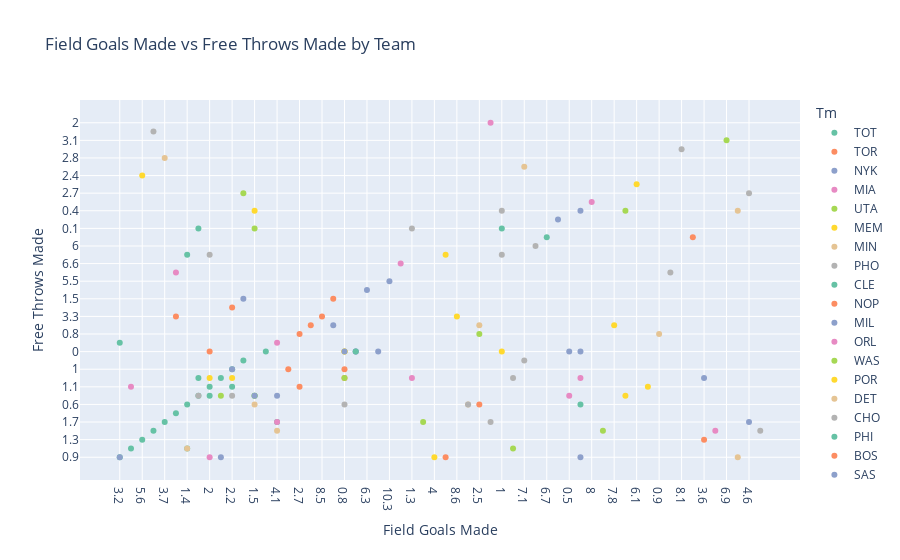

The notebook cell this image was saved under:
### Code cell
# Plot 2: Field Goals Made vs Free Throws Made (Scatter Plot)
fig2 = px.scatter(df, x='FG', y='FT', color='Tm', 
                  title="Field Goals Made vs Free Throws Made by Team", 
                  labels={'FG': 'Field Goals Made', 'FT': 'Free Throws Made'},
                  color_discrete_sequence=px.colors.qualitative.Set2)
fig2.show()

### Figure 1 — Plotly figure (JSON) as saved in the notebook; plotly's stock layout.template omitted (floating-point values rounded to 4 significant figures)
{"data": [{"hovertemplate": "Tm=TOT<br>Field Goals Made=%{x}<br>Free Throws Made=%{y}<extra></extra>", "legendgroup": "TOT", "marker": {"color": "rgb(102,194,165)", "symbol": "circle"}, "mode": "markers", "name": "TOT", "orientation": "v", "showlegend": true, "type": "scatter", "x": ["3.2", "2.3", "5.6", "4.8", "3.7", "7.5", "1.4", "1.9", "2", "2.1", "2.2", "1.9", "5.4", "1.5", "1.1", "4.1", "1.4", "3.2"], "xaxis": "x", "y": ["0.9", "0.5", "1.3", "1.9", "1.7", "3.6", "0.6", "0.3", "1.1", "0.7", "1", "0.7", "2.1", "0.3", "0", "1.7", "0.5", "2.2"], "yaxis": "y"}, {"hovertemplate": "Tm=TOR<br>Field Goals Made=%{x}<br>Free Throws Made=%{y}<extra></extra>", "legendgroup": "TOR", "marker": {"color": "rgb(252,141,98)", "symbol": "circle"}, "mode": "markers", "name": "TOR", "orientation": "v", "showlegend": true, "type": "scatter", "x": ["3.1", "2.7", "5.8", "7.5", "8.5", "2.2", "3.8", "0.8"], "xaxis": "x", "y": ["1", "0.8", "1.2", "3.3", "3.3", "1.4", "1.5", "1"], "yaxis": "y"}, {"hovertemplate": "Tm=NYK<br>Field Goals Made=%{x}<br>Free Throws Made=%{y}<extra></extra>", "legendgroup": "NYK", "marker": {"color": "rgb(141,160,203)", "symbol": "circle"}, "mode": "markers", "name": "NYK", "orientation": "v", "showlegend": true, "type": "scatter", "x": ["3.2", "5.4", "0", "6.3", "3.8", "0.3", "10.3", "2.2"], "xaxis": "x", "y": ["0.9", "1.5", "0", "4", "1.2", "0", "5.5", "1"], "yaxis": "y"}, {"hovertemplate": "Tm=MIA<br>Field Goals Made=%{x}<br>Free Throws Made=%{y}<extra></extra>", "legendgroup": "MIA", "marker": {"color": "rgb(231,138,195)", "symbol": "circle"}, "mode": "markers", "name": "MIA", "orientation": "v", "showlegend": true, "type": "scatter", "x": ["7.5", "2.3", "6.6", "1.3"], "xaxis": "x", "y": ["4.1", "1.1", "6.6", "0.7"], "yaxis": "y"}, {"hovertemplate": "Tm=UTA<br>Field Goals Made=%{x}<br>Free Throws Made=%{y}<extra></extra>", "legendgroup": "UTA", "marker": {"color": "rgb(166,216,84)", "symbol": "circle"}, "mode": "markers", "name": "UTA", "orientation": "v", "showlegend": true, "type": "scatter", "x": ["2.1", "3"], "xaxis": "x", "y": ["0.3", "1.7"], "yaxis": "y"}, {"hovertemplate": "Tm=MEM<br>Field Goals Made=%{x}<br>Free Throws Made=%{y}<extra></extra>", "legendgroup": "MEM", "marker": {"color": "rgb(255,217,47)", "symbol": "circle"}, "mode": "markers", "name": "MEM", "orientation": "v", "showlegend": true, "type": "scatter", "x": ["4", "1.2", "8.6", "2.2"], "xaxis": "x", "y": ["0.9", "0.2", "3.3", "0.7"], "yaxis": "y"}, {"hovertemplate": "Tm=MIN<br>Field Goals Made=%{x}<br>Free Throws Made=%{y}<extra></extra>", "legendgroup": "MIN", "marker": {"color": "rgb(229,196,148)", "symbol": "circle"}, "mode": "markers", "name": "MIN", "orientation": "v", "showlegend": true, "type": "scatter", "x": ["2.9", "2.5", "1.4"], "xaxis": "x", "y": ["0.6", "1.2", "0.5"], "yaxis": "y"}, {"hovertemplate": "Tm=PHO<br>Field Goals Made=%{x}<br>Free Throws Made=%{y}<extra></extra>", "legendgroup": "PHO", "marker": {"color": "rgb(179,179,179)", "symbol": "circle"}, "mode": "markers", "name": "PHO", "orientation": "v", "showlegend": true, "type": "scatter", "x": ["4.5", "1", "1.6", "7.1", "2.2", "9.4"], "xaxis": "x", "y": ["1.7", "0.2", "0.7", "2.1", "0.3", "6"], "yaxis": "y"}, {"hovertemplate": "Tm=CLE<br>Field Goals Made=%{x}<br>Free Throws Made=%{y}<extra></extra>", "legendgroup": "CLE", "marker": {"color": "rgb(102,194,165)", "symbol": "circle"}, "mode": "markers", "name": "CLE", "orientation": "v", "showlegend": true, "type": "scatter", "x": ["6.7", "1"], "xaxis": "x", "y": ["3", "0.1"], "yaxis": "y"}, {"hovertemplate": "Tm=NOP<br>Field Goals Made=%{x}<br>Free Throws Made=%{y}<extra></extra>", "legendgroup": "NOP", "marker": {"color": "rgb(252,141,98)", "symbol": "circle"}, "mode": "markers", "name": "NOP", "orientation": "v", "showlegend": true, "type": "scatter", "x": ["2.5", "2"], "xaxis": "x", "y": ["0.6", "0"], "yaxis": "y"}, {"hovertemplate": "Tm=MIL<br>Field Goals Made=%{x}<br>Free Throws Made=%{y}<extra></extra>", "legendgroup": "MIL", "marker": {"color": "rgb(141,160,203)", "symbol": "circle"}, "mode": "markers", "name": "MIL", "orientation": "v", "showlegend": true, "type": "scatter", "x": ["11.5", "0.5", "4.1", "1.7", "2.1", "0"], "xaxis": "x", "y": ["7", "0", "0.3", "0.4", "0.9", "0"], "yaxis": "y"}, {"hovertemplate": "Tm=ORL<br>Field Goals Made=%{x}<br>Free Throws Made=%{y}<extra></extra>", "legendgroup": "ORL", "marker": {"color": "rgb(231,138,195)", "symbol": "circle"}, "mode": "markers", "name": "ORL", "orientation": "v", "showlegend": true, "type": "scatter", "x": ["4.1", "8", "2", "1.7", "4.1"], "xaxis": "x", "y": ["2.2", "5.1", "0.9", "0.7", "1.7"], "yaxis": "y"}, {"hovertemplate": "Tm=WAS<br>Field Goals Made=%{x}<br>Free Throws Made=%{y}<extra></extra>", "legendgroup": "WAS", "marker": {"color": "rgb(166,216,84)", "symbol": "circle"}, "mode": "markers", "name": "WAS", "orientation": "v", "showlegend": true, "type": "scatter", "x": ["5.4", "5.5", "1.6", "1.5", "2.5"], "xaxis": "x", "y": ["2.7", "1.9", "0.5", "0.3", "0.8"], "yaxis": "y"}, {"hovertemplate": "Tm=POR<br>Field Goals Made=%{x}<br>Free Throws Made=%{y}<extra></extra>", "legendgroup": "POR", "marker": {"color": "rgb(255,217,47)", "symbol": "circle"}, "mode": "markers", "name": "POR", "orientation": "v", "showlegend": true, "type": "scatter", "x": ["7.8", "0.6", "6.1", "0.8", "5.6", "1.5", "2.8"], "xaxis": "x", "y": ["1.2", "0.3", "2.6", "0", "2.4", "0.4", "1.1"], "yaxis": "y"}, {"hovertemplate": "Tm=DET<br>Field Goals Made=%{x}<br>Free Throws Made=%{y}<extra></extra>", "legendgroup": "DET", "marker": {"color": "rgb(229,196,148)", "symbol": "circle"}, "mode": "markers", "name": "DET", "orientation": "v", "showlegend": true, "type": "scatter", "x": ["4.1", "0.9", "7.1", "1.5", "3.7"], "xaxis": "x", "y": ["1.9", "0.8", "2.9", "0.6", "2.8"], "yaxis": "y"}, {"hovertemplate": "Tm=CHO<br>Field Goals Made=%{x}<br>Free Throws Made=%{y}<extra></extra>", "legendgroup": "CHO", "marker": {"color": "rgb(179,179,179)", "symbol": "circle"}, "mode": "markers", "name": "CHO", "orientation": "v", "showlegend": true, "type": "scatter", "x": ["0.8", "8.3", "2.9", "1", "1.9", "1.3", "8.1"], "xaxis": "x", "y": ["0.6", "4.1", "0.6", "0.4", "0.3", "0.1", "2.5"], "yaxis": "y"}, {"hovertemplate": "Tm=PHI<br>Field Goals Made=%{x}<br>Free Throws Made=%{y}<extra></extra>", "legendgroup": "PHI", "marker": {"color": "rgb(102,194,165)", "symbol": "circle"}, "mode": "markers", "name": "PHI", "orientation": "v", "showlegend": true, "type": "scatter", "x": ["1.7", "2", "0", "2.2"], "xaxis": "x", "y": ["0.6", "0.3", "0", "1.1"], "yaxis": "y"}, {"hovertemplate": "Tm=BOS<br>Field Goals Made=%{x}<br>Free Throws Made=%{y}<extra></extra>", "legendgroup": "BOS", "marker": {"color": "rgb(252,141,98)", "symbol": "circle"}, "mode": "markers", "name": "BOS", "orientation": "v", "showlegend": true, "type": "scatter", "x": ["0.8", "1.2", "9"], "xaxis": "x", "y": ["0.7", "0.9", "3"], "yaxis": "y"}, {"hovertemplate": "Tm=SAS<br>Field Goals Made=%{x}<br>Free Throws Made=%{y}<extra></extra>", "legendgroup": "SAS", "marker": {"color": "rgb(141,160,203)", "symbol": "circle"}, "mode": "markers", "name": "SAS", "orientation": "v", "showlegend": true, "type": "scatter", "x": ["1.7", "1.5", "1.7", "3.6"], "xaxis": "x", "y": ["0.9", "0.3", "0", "0.7"], "yaxis": "y"}, {"hovertemplate": "Tm=SAC<br>Field Goals Made=%{x}<br>Free Throws Made=%{y}<extra></extra>", "legendgroup": "SAC", "marker": {"color": "rgb(231,138,195)", "symbol": "circle"}, "mode": "markers", "name": "SAC", "orientation": "v", "showlegend": true, "type": "scatter", "x": ["4.2"], "xaxis": "x", "y": ["1.9"], "yaxis": "y"}, {"hovertemplate": "Tm=BRK<br>Field Goals Made=%{x}<br>Free Throws Made=%{y}<extra></extra>", "legendgroup": "BRK", "marker": {"color": "rgb(166,216,84)", "symbol": "circle"}, "mode": "markers", "name": "BRK", "orientation": "v", "showlegend": true, "type": "scatter", "x": ["0.6", "6.9", "1.5"], "xaxis": "x", "y": ["0.4", "3.1", "0.1"], "yaxis": "y"}, {"hovertemplate": "Tm=LAC<br>Field Goals Made=%{x}<br>Free Throws Made=%{y}<extra></extra>", "legendgroup": "LAC", "marker": {"color": "rgb(255,217,47)", "symbol": "circle"}, "mode": "markers", "name": "LAC", "orientation": "v", "showlegend": true, "type": "scatter", "x": ["1", "2", "0.8"], "xaxis": "x", "y": ["0", "0.7", "0"], "yaxis": "y"}, {"hovertemplate": "Tm=OKC<br>Field Goals Made=%{x}<br>Free Throws Made=%{y}<extra></extra>", "legendgroup": "OKC", "marker": {"color": "rgb(229,196,148)", "symbol": "circle"}, "mode": "markers", "name": "OKC", "orientation": "v", "showlegend": true, "type": "scatter", "x": ["0.7", "0.7"], "xaxis": "x", "y": ["0.9", "0.4"], "yaxis": "y"}, {"hovertemplate": "Tm=ATL<br>Field Goals Made=%{x}<br>Free Throws Made=%{y}<extra></extra>", "legendgroup": "ATL", "marker": {"color": "rgb(179,179,179)", "symbol": "circle"}, "mode": "markers", "name": "ATL", "orientation": "v", "showlegend": true, "type": "scatter", "x": ["4.6", "6", "2", "4.8"], "xaxis": "x", "y": ["2.7", "1.9", "0.2", "1.8"], "yaxis": "y"}, {"hovertemplate": "Tm=CHI<br>Field Goals Made=%{x}<br>Free Throws Made=%{y}<extra></extra>", "legendgroup": "CHI", "marker": {"color": "rgb(102,194,165)", "symbol": "circle"}, "mode": "markers", "name": "CHI", "orientation": "v", "showlegend": true, "type": "scatter", "x": ["1.4", "1.9"], "xaxis": "x", "y": ["0.2", "0.1"], "yaxis": "y"}, {"hovertemplate": "Tm=DEN<br>Field Goals Made=%{x}<br>Free Throws Made=%{y}<extra></extra>", "legendgroup": "DEN", "marker": {"color": "rgb(252,141,98)", "symbol": "circle"}, "mode": "markers", "name": "DEN", "orientation": "v", "showlegend": true, "type": "scatter", "x": ["2.7", "3.6"], "xaxis": "x", "y": ["1.1", "1.3"], "yaxis": "y"}, {"hovertemplate": "Tm=HOU<br>Field Goals Made=%{x}<br>Free Throws Made=%{y}<extra></extra>", "legendgroup": "HOU", "marker": {"color": "rgb(141,160,203)", "symbol": "circle"}, "mode": "markers", "name": "HOU", "orientation": "v", "showlegend": true, "type": "scatter", "x": ["4.6", "0.8"], "xaxis": "x", "y": ["1.7", "0"], "yaxis": "y"}, {"hovertemplate": "Tm=IND<br>Field Goals Made=%{x}<br>Free Throws Made=%{y}<extra></extra>", "legendgroup": "IND", "marker": {"color": "rgb(231,138,195)", "symbol": "circle"}, "mode": "markers", "name": "IND", "orientation": "v", "showlegend": true, "type": "scatter", "x": ["4.5", "0.5"], "xaxis": "x", "y": ["2", "0.3"], "yaxis": "y"}, {"hovertemplate": "Tm=DAL<br>Field Goals Made=%{x}<br>Free Throws Made=%{y}<extra></extra>", "legendgroup": "DAL", "marker": {"color": "rgb(166,216,84)", "symbol": "circle"}, "mode": "markers", "name": "DAL", "orientation": "v", "showlegend": true, "type": "scatter", "x": ["0.8"], "xaxis": "x", "y": ["0.7"], "yaxis": "y"}], "layout": {"legend": {"title": {"text": "Tm"}, "tracegroupgap": 0}, "title": {"text": "Field Goals Made vs Free Throws Made by Team"}, "xaxis": {"anchor": "y", "domain": [0, 1], "title": {"text": "Field Goals Made"}}, "yaxis": {"anchor": "x", "domain": [0, 1], "title": {"text": "Free Throws Made"}}}}
